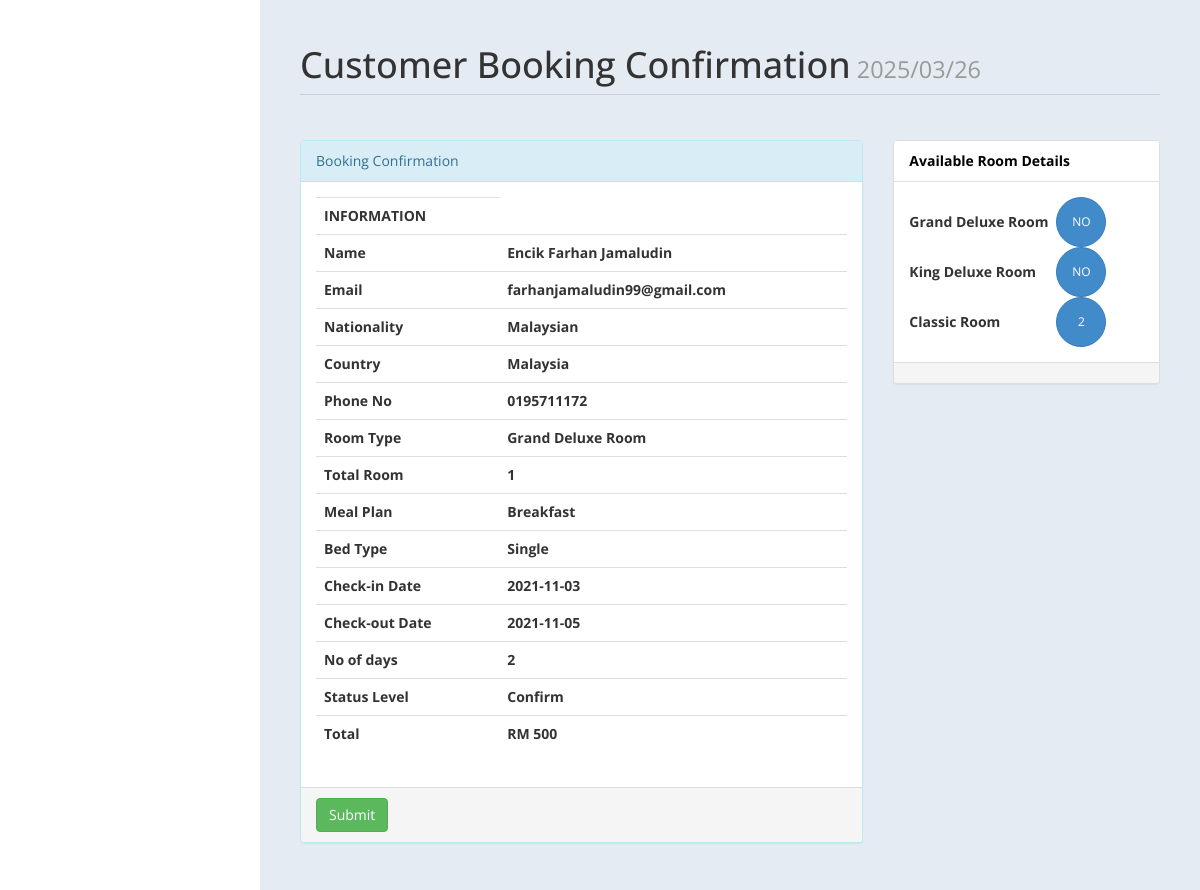
/admin/roombook.php?rid=41 (signed in), run on the app's committed database.
### tables this page shows
CREATE TABLE `roombook` (
  `id` int(10) UNSIGNED NOT NULL,
  `Title` varchar(5) DEFAULT NULL,
  `FName` text DEFAULT NULL,
  `LName` text DEFAULT NULL,
  `Email` varchar(50) DEFAULT NULL,
  `National` varchar(30) DEFAULT NULL,
  `Country` varchar(30) DEFAULT NULL,
  `Phone` text DEFAULT NULL,
  `TRoom` varchar(20) DEFAULT NULL,
  `Bed` varchar(10) DEFAULT NULL,
  `NRoom` varchar(2) DEFAULT NULL,
  `Meal` varchar(15) DEFAULT NULL,
  `cin` date DEFAULT NULL,
  `cout` date DEFAULT NULL,
  `stat` varchar(15) DEFAULT NULL,
  `nodays` int(11) DEFAULT NULL
);

### admin/roombook.php (the view, shortened to what this page needs)
<?php
if (!isset($_GET["rid"])) {
	header("location:index.php");
} else {
	$curdate = date("Y/m/d");
	include('db.php');
	$id = $_GET['rid'];
	$sql = "Select * from roombook where id = '$id'";
	$re = mysqli_query($con, $sql);
	while ($row = mysqli_fetch_array($re)) {
		$title = $row['Title'];
		$fname = $row['FName'];
		$lname = $row['LName'];
		$email = $row['Email'];
		$nat = $row['National'];
		$country = $row['Country'];
		$Phone = $row['Phone'];
		$troom = $row['TRoom'];
		$nroom = $row['NRoom'];
		$bed = $row['Bed'];
		$meal = $row['Meal'];
		$cin = $row['cin'];
		$cout = $row['cout'];
		$sta = $row['stat'];
		$days = $row['nodays'];
		$select_room = mysqli_query($con, "SELECT * FROM room where type = '$troom' AND bedding='$bed'");
		$res_room = mysqli_fetch_assoc($select_room);
		$ori_price = $res_room['price'];
		if ($ori_price != "" || $ori_price != null) {
			$price = $ori_price * $days * $nroom;
			$price = "RM " . $price;
		} else {
			$price = "Price Not Assign";
		}
	}
}
?>
<!DOCTYPE html>
<html xmlns="http://www.w3.org/1999/xhtml">
<head>
	<link href="assets/css/bootstrap.css" rel="stylesheet" />
	<link href="assets/css/font-awesome.css" rel="stylesheet" />
	<link href="assets/js/morris/morris-0.4.3.min.css" rel="stylesheet" />
	<link href="assets/css/custom-styles.css" rel="stylesheet" />
</head>
<body>
	<div id="page-wrapper">
		<div id="page-inner">
			<div class="row">
				<div class="col-md-12">
					<h1 class="page-header">
						Customer Booking Confirmation<small> <?php echo  $curdate; ?> </small>
					</h1>
				</div>
				<div class="col-md-8 col-sm-8">
					<div class="panel panel-info">
						<div class="panel-heading">
							Booking Confirmation
						</div>
						<div class="panel-body">
							<div class="table-responsive">
								<table class="table">
									<tr>
										<th>INFORMATION</th>
									</tr>
									<tr>
										<th>Name</th>
										<th><?php echo $title . " " . $fname . " " . $lname; ?> </th>
									</tr>
									<tr>
										<th>Email</th>
										<th><?php echo $email; ?> </th>
									</tr>
									<tr>
										<th>Nationality </th>
										<th><?php echo $nat; ?></th>
									</tr>
									<tr>
										<th>Country </th>
										<th><?php echo $country;  ?></th>
									</tr>
									<tr>
										<th>Phone No </th>
										<th><?php echo $Phone; ?></th>
									</tr>
									<tr>
										<th>Room Type </th>
										<th><?php echo $troom; ?></th>
									</tr>
									<tr>
										<th>Total Room</th>
										<th><?php echo $nroom; ?></th>
									</tr>
									<tr>
										<th>Meal Plan </th>
										<th><?php echo $meal; ?></th>
									</tr>
									<tr>
										<th>Bed Type </th>
										<th><?php echo $bed; ?></th>
									</tr>
									<tr>
										<th>Check-in Date </th>
										<th><?php echo $cin; ?></th>
									</tr>
									<tr>
										<th>Check-out Date</th>
										<th><?php echo $cout; ?></th>
									</tr>
									<tr>
										<th>No of days</th>
										<th><?php echo $days; ?></th>
									</tr>
									<tr>
										<th>Status Level</th>
										<th><?php echo $sta; ?></th>
									</tr>
									<tr>
										<th>Total</th>
										<th><?php echo $price; ?></th>
									</tr>
								</table>
							</div>
						</div>
						<div class="panel-footer">
								<input type="submit" name="co" value="Submit" class="btn btn-success">
						</div>
					</div>
				</div>
				<?php
				$rsql = "select * from room";
				$rre = mysqli_query($con, $rsql);
				$sc = 0;
				$gh = 0;
				$sr = 0;
				while ($rrow = mysqli_fetch_array($rre)) {
					$s = $rrow['type'];
					if ($s == "Classic Room") {
						$sr = $sr + 1;
					}
				}
				?>
				<?php
				$csc = 0;
				$cgh = 0;
				$csr = 0;
				?>
				<div class="col-md-4 col-sm-4">
					<div class="panel panel-default">
						<div class="panel-heading">
							Available Room Details
						</div>
						<div class="panel-body">
							<table width="200px">
								<tr>
									<td><b>Grand Deluxe Room </b></td>
									<td><button type="button" class="btn btn-primary btn-circle"><?php
																									$f1 = $sc - $csc;
																									if ($f1 <= 0) {
																										$f1 = "NO";
																										echo $f1;
																									} else {
																										echo $f1;
																									}
																									?> </button></td>
								</tr>
								<tr>
									<td><b>King Deluxe Room</b> </td>
									<td><button type="button" class="btn btn-primary btn-circle"><?php
																									$f2 =  $gh - $cgh;
																									if ($f2 <= 0) {
																										$f2 = "NO";
																										echo $f2;
																									} else {
																										echo $f2;
																									}
																									?> </button></td>
								</tr>
								<tr>
									<td><b>Classic Room</b></td>
									<td><button type="button" class="btn btn-primary btn-circle"><?php
																									$f3 = $sr - $csr;
																									if ($f3 <= 0) {
																										$f3 = "NO";
																										echo $f3;
																									} else {
																										echo $f3;
																									}
																									?> </button></td>
								</tr>
							</table>
						</div>
						<div class="panel-footer">
						</div>
					</div>
				</div>
			</div>
		</div>
	</div>
</body>
</html>

### admin/assets/css/custom-styles.css (style rules this page uses)
body { font-family: 'Open Sans', sans-serif; }
#page-wrapper { padding: 15px 15px; min-height: 600px; background:#E5EBF2; }
#page-inner { width:100%; margin:10px 20px 10px 0px; background-color:transparent; padding:10px; min-height:1200px; }
h1, .h1, h2, .h2, h3, .h3 { margin-top: 7px; margin-bottom: -5px; }
.page-header { padding-bottom: 9px; margin: 10px 0 45px; border-bottom: 1px solid #C7D1DD; }
.panel-default > .panel-heading { color: #000; background-color: #FFFFFF; border-color: #ddd; font-weight:bold; }
.btn-circle { width: 50px; height: 50px; padding: 6px 0; -webkit-border-radius: 25px; -moz-border-radius: 25px; border-radius: 25px; text-align: center; font-size: 12px; line-height: 1.428571429; }
@media (min-width:768px) { #page-wrapper { margin: 0 0 0 260px; padding: 15px 30px; min-height: 1200px; } }

### data on the page
roombook: Title "Encik", FName "Farhan", LName "Jamaludin", Email "farhanjamaludin99@gmail.com", National "Malaysian", Country "Malaysia", Phone "0195711172", TRoom "Grand Deluxe Room", NRoom "1", Meal "Breakfast", Bed "Single", cin "2021-11-03", cout "2021-11-05", nodays "2", stat "Confirm"

### other printed values
$price "RM 500"
$f1 "NO"
$f2 "NO"
$f3 "2"
